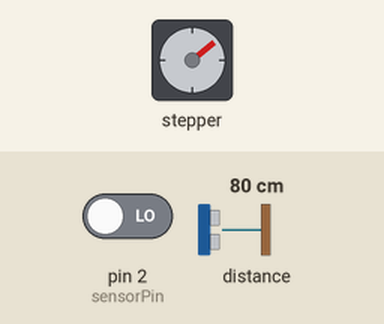
This sketch was run on a simulated Arduino Uno, built with avr-gcc and run on an emulated ATmega328P. Parts: stepper motor. The test bench sets the inputs (shaded band); at power-on: distance to the obstacle 80 cm, pin 2 (sensorPin) LOW. Stepper angles assume 2038 steps per turn; what the sketch prints to the serial monitor is not drawn.

Above: at 4.18 s.
4.8 s: distance to the obstacle set to 120 cm
At 5.45 s:
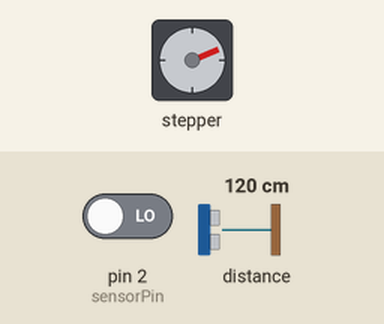
11.8 s: pin 2 (sensorPin) driven HIGH
At 12.1 s:
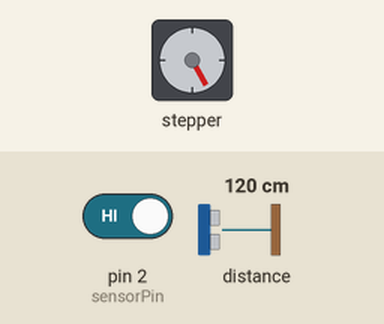
18.8 s: distance to the obstacle set to 2 cm
At 19.38 s:
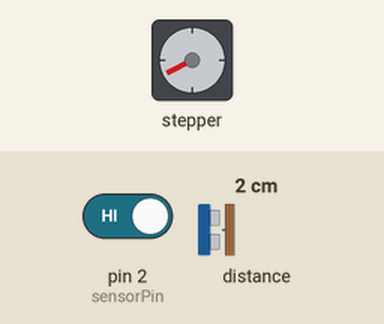
22.3 s: distance to the obstacle set to 250 cm
Timing chart, 0 to 28.7 s (numbered marks = the images above; inputs shaded):
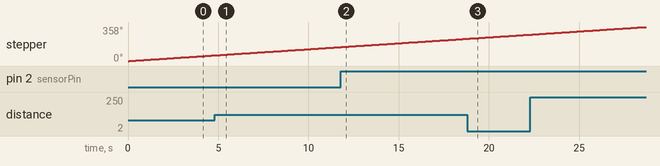

The sketch:

Lidar_Terminado.ino
```cpp
#include <Stepper.h>
#include <Wire.h>
#include "Adafruit_VL53L0X.h"

#define STEPS 2038 // the number of steps in one revolution of your motor (28BYJ-48)
const int stepsPerRevolution = 2038;

Adafruit_VL53L0X lox = Adafruit_VL53L0X();

long duration;
int distance;
int roundAngle;
int Angle;
Stepper stepper(STEPS, 8, 10, 9, 11);

int stepCount = 0;
bool lastSensorState = LOW;
const int sensorPin = 2; // Pin del sensor Hall

void setup() {
  Serial.begin(9600);
  Wire.begin();
  pinMode(sensorPin, INPUT); // Configurar el pin del sensor como entrada
  if (!lox.begin()) {
    Serial.println(F("Error al iniciar VL53L0X"));
    while(1);
  }
}

void loop() {
  stepper.setSpeed(4);
  stepper.step(5);
  distance = calculateDistance();
  delay(0);

  // Verificar la detección del sensor Hall
  bool currentSensorState = digitalRead(sensorPin);
  if (currentSensorState == HIGH && lastSensorState == LOW) {
    stepCount = 0; // Restablecer el contador de pasos a 0 cuando el sensor Hall detecta el imán por primera vez
  }
  lastSensorState = currentSensorState;

  Angle = stepCount * 0.883218842;
  roundAngle = (int)Angle;
  Serial.print(Angle);
  Serial.print(",");
  Serial.print(distance);
  Serial.print(".");
  stepCount++;

  if (stepCount == 408) {
    stepCount = 0;
  }
}

int calculateDistance() {
  VL53L0X_RangingMeasurementData_t measure;
  lox.rangingTest(&measure, false);

  if (measure.RangeStatus != 4) {
    return measure.RangeMilliMeter / 10; // convertir mm a cm
  } else {
    return -1; // Devolver -1 si está fuera de rango
  }
}
```
